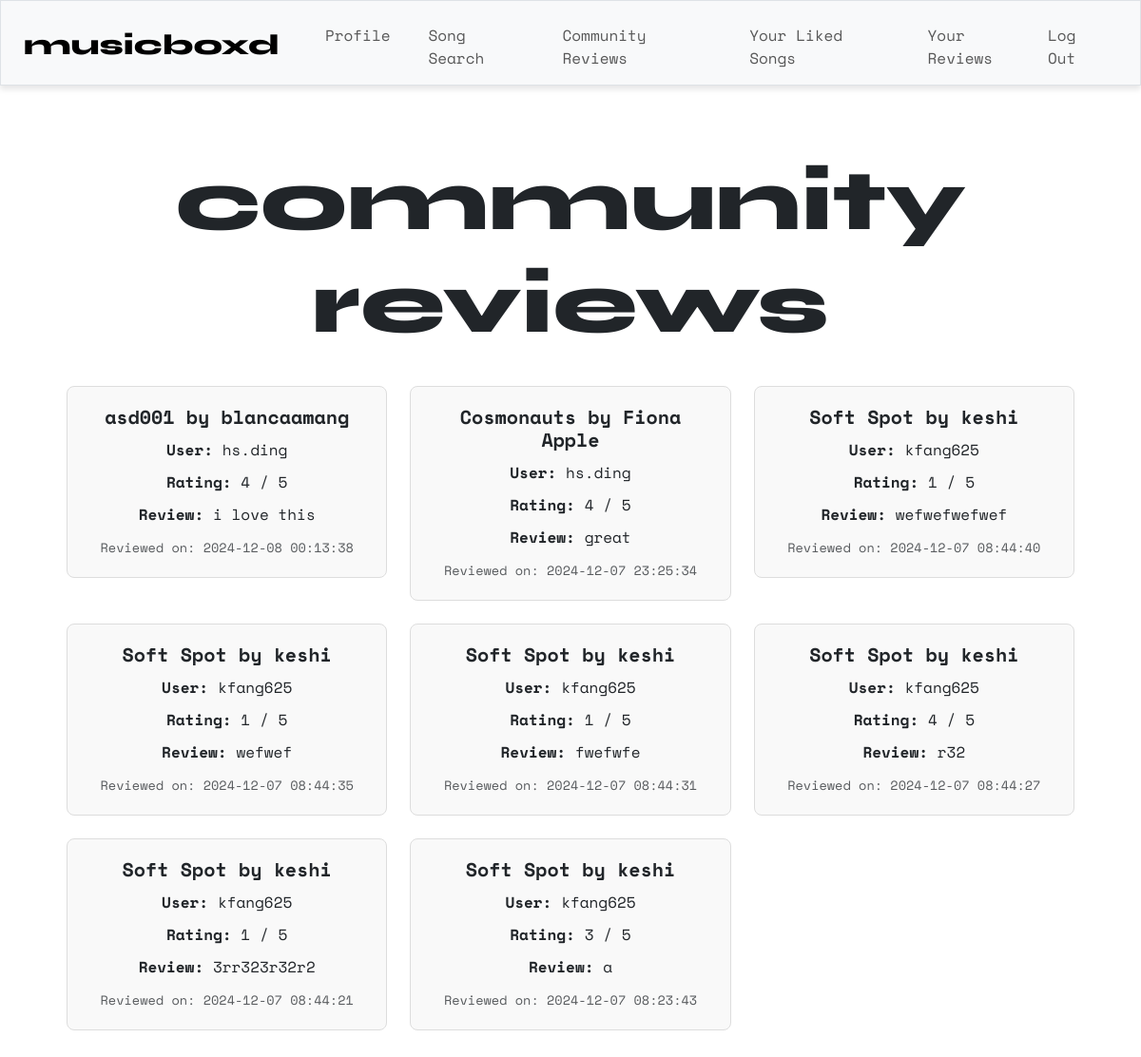
The page /recent (signed in) on the database as committed earlier.
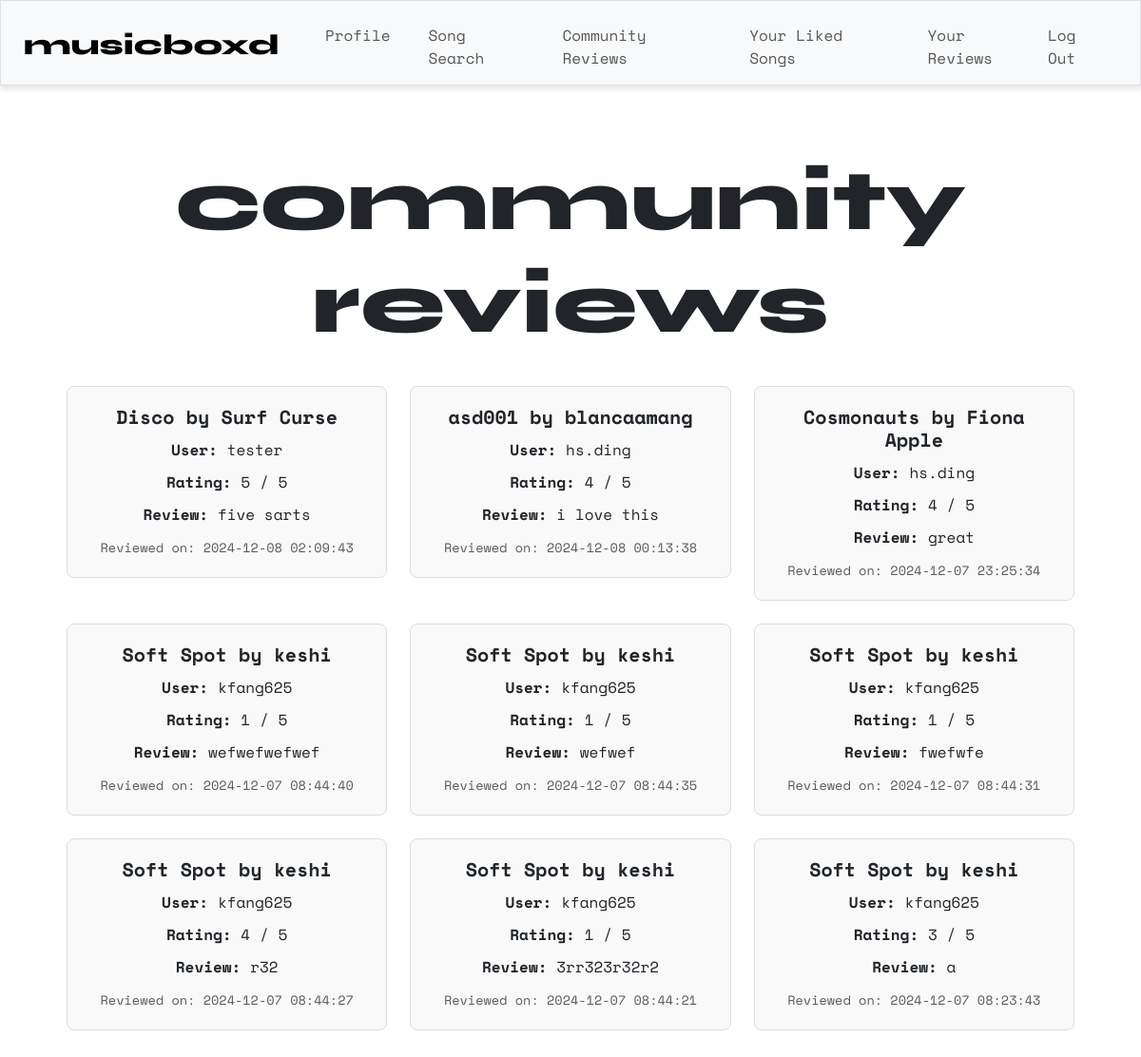
The same page on the database as committed later.
### tables this page shows
CREATE TABLE reviews ( id INTEGER PRIMARY KEY, review TEXT NOT NULL, rating INTEGER NOT NULL, user_id INTEGER NOT NULL, song_id TEXT NOT NULL, timestamp DATETIME DEFAULT CURRENT_TIMESTAMP, FOREIGN KEY (user_id) REFERENCES users (id), FOREIGN KEY (song_id) REFERENCES songs (id) );

CREATE TABLE songs ( id TEXT PRIMARY KEY, title TEXT NOT NULL, artist TEXT NOT NULL);

CREATE TABLE users ( id INTEGER PRIMARY KEY, username TEXT NOT NULL UNIQUE, hash TEXT NOT NULL );

### app.py (the view)
@app.route("/recent")
@login_required
def recent():
    reviews = db.execute("""
        SELECT users.username, reviews.rating, reviews.timestamp, reviews.review,
               songs.title AS song_title, songs.artist AS song_artist
        FROM reviews
        JOIN users ON reviews.user_id = users.id
        JOIN songs ON reviews.song_id = songs.id
        ORDER BY reviews.timestamp DESC
    """)
    return render_template("recent.html", reviews=reviews)

### helpers.py (called while the page is built)
def login_required(f):
    @wraps(f)
    def decorated_function(*args, **kwargs):
        if session.get("user_id") is None:
            return redirect("/login")
        return f(*args, **kwargs)
    return decorated_function

### templates/recent.html (shortened to what this page needs)
{% extends "layout.html" %}
{% block main %}
    <div class="container">
        <h1 class="syne">community<br>reviews</h1>
        <br>
        {% if reviews %}
            <div class="row row-cols-1 row-cols-md-3 g-4">
                {% for review in reviews %}
                    <div class="col">
                        <div class="card">
                            <div class="card-body">
                                <h5 class="card-title">{{ review.song_title }} by {{ review.song_artist }}</h5>
                                <p class="card-text"><strong>User:</strong> {{ review.username }}</p>
                                <p class="card-text"><strong>Rating:</strong> {{ review.rating }} / 5</p>
                                <p class="card-text"><strong>Review:</strong> {{ review.review }}</p>
                                <p class="card-text"><small class="text-muted">Reviewed on: {{ review.timestamp }}</small></p>
                            </div>
                        </div>
                    </div>
                {% endfor %}
            </div>
        {% else %}
            <p class="text-muted">No reviews yet.</p>
        {% endif %}
    </div>
{% endblock %}

Rows that differ between the two databases and show on the page:
added reviews: song_title "Disco", song_artist "Surf Curse", username "tester", rating "5", review "five sarts", timestamp "2024-12-08 02:09:43"
